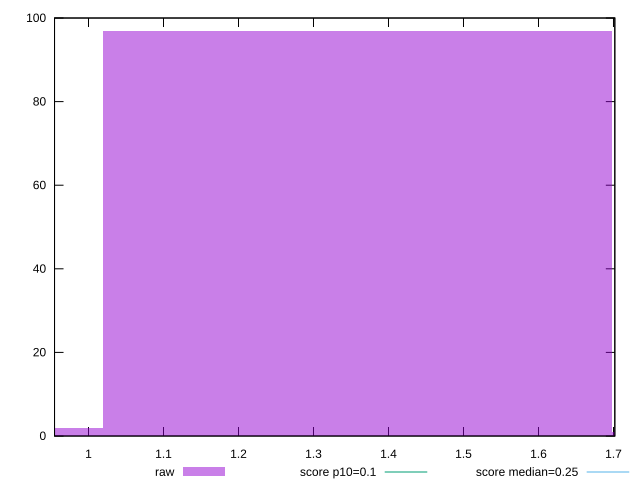

Recreate this plot in gnuplot.
reset

$raw <<EOF
0.6792288326739878 2
1.3584576653479756 97
2.0376864980219636 1
EOF

set key outside below
set boxwidth 0.6792288326739878
set xrange [0.9547015334235297:1.7017826402452256]
set yrange [0:100]
set trange [0:100]
set style fill transparent solid 0.5 noborder

set parametric
set terminal svg size 640, 490 enhanced background rgb 'white'
set output "report_00015_2021-02-09T16-11-33.973Z/cumulative-layout-shift/samples/pages/raw/histogram.svg"

plot $raw title "raw" with boxes, \
     0.1,t title "score p10=0.1", \
     0.25,t title "score median=0.25"

reset
